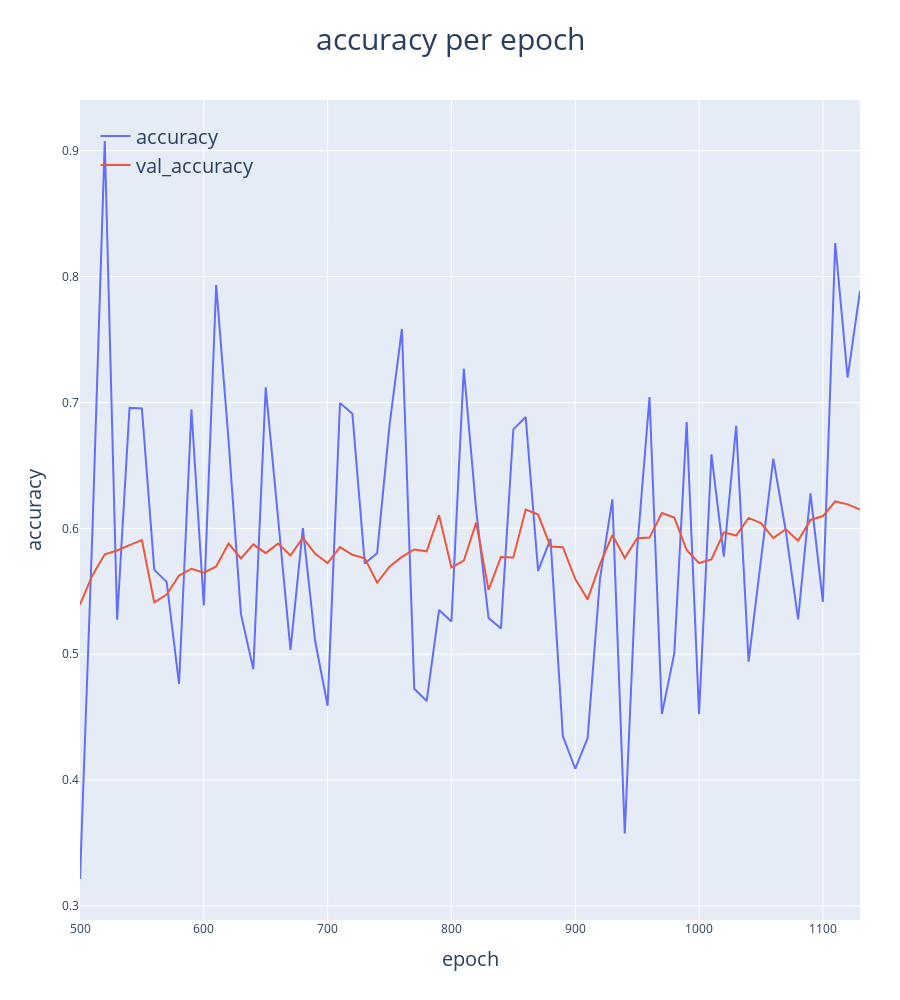

The cell this chart's notebook holds for it:
### Code cell
X_axis = list( range(500, 500 + len(CNN_model.history['accuracy'][0])*10, 10 ) )

data = [go.Scatter(x=X_axis, y = CNN_model.history['accuracy'][0], name = 'accuracy'),
        go.Scatter(x=X_axis, y = CNN_model.history['val_accuracy'][0], name = 'val_accuracy')]

layout = go.Layout(
    height = 1000,
    title = dict(
        text = 'accuracy per epoch',
        font_size = 30,
        x = .5
    ),
    xaxis_title = dict(
        text = 'epoch',
        font_size = 20
    ),
    yaxis_title = dict(
        text = 'accuracy',
        font_size = 20
    ),
    legend = dict(
        x = 0.02, y = .98,
        bgcolor = 'rgba(0,0,0,0)',
        font_size = 20
    ),
    margin={'r':40}
)
go.Figure(data, layout)
